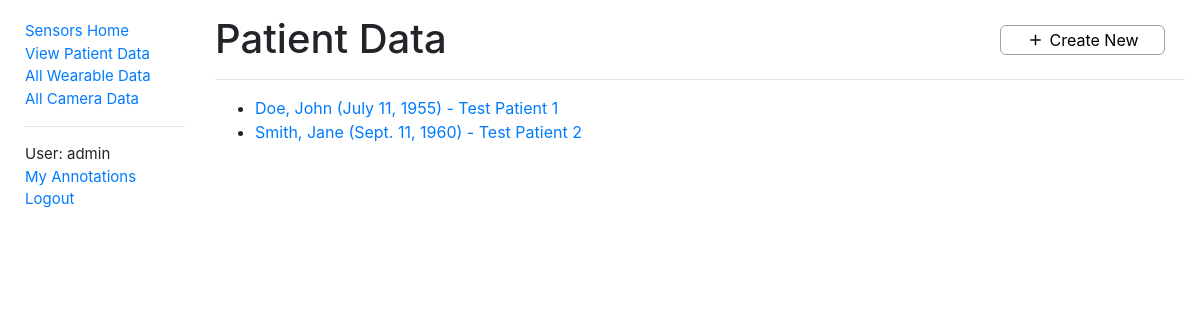
The page /sensors/patientdata/ (signed in) on the database as committed earlier.
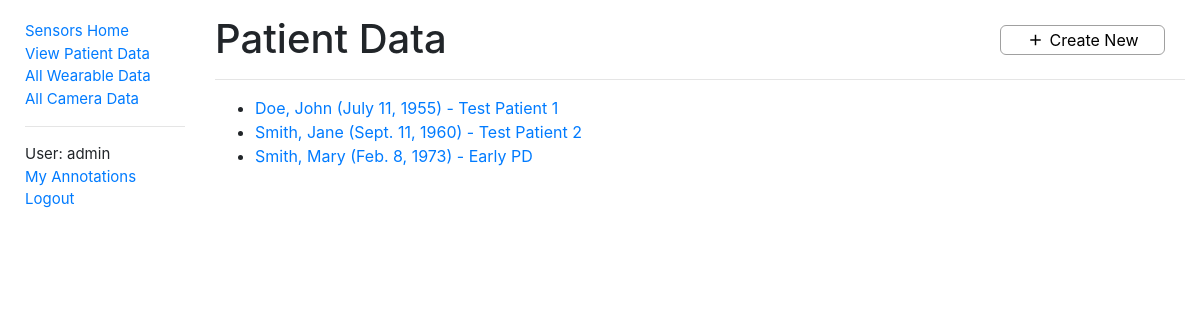
The same page on the database as committed later.
### sensors/models.py (models this page shows, shortened)
class PatientData(models.Model):
    id = models.AutoField(primary_key=True)
    first_name = models.CharField(max_length=50, help_text='Patient first name')
    last_name = models.CharField(max_length=50, help_text='Patient last name')
    date_of_birth = models.DateField(help_text='Patient date of birth')
    notes = models.CharField(max_length=500, help_text='Notes regarding patient')
    class Meta:
        ordering = ['last_name']
        permissions = (("can_alter_patientdata", "Can create or edit patient data entries."),)
    def get_absolute_url(self):
        return reverse('patientdata-detail', args=[str(self.id)])

### sensors/views.py (the view)
# urls.py: path('patientdata/', views.PatientDataListView.as_view(), name='patientdata'),
class PatientDataListView(LoginRequiredMixin, generic.ListView):
    model = PatientData
    paginate_by = 10

### sensors/context_processors.py (called while the page is built)
def extra_context(request):
    return {'media_url': settings.MEDIA_URL}

### sensors/templates/sensors/patientdata_list.html
{% extends "base.html" %}
{% block content %}
  <div class="titleText">
    <h1>Patient Data</h1>
    {% if perms.sensors.can_alter_patientdata %}
      <button type='button' class="titleButton controlButtonXL" data-toggle="tooltip" data-placement="bottom" data-trigger="hover"
            title="Create Patient Data" onclick='window.location.href="{% url 'create-patientdata' %}"'>
        <i class="material-icons buttonIconS">add</i>
        <span class="buttonText">Create New</span>
      </button>
    {% endif %}
  </div>
  <hr>
  <ul>
    {% for patientdata in patientdata_list %}
      <li>
        <a href="{{ patientdata.get_absolute_url }}">
          {{ patientdata.last_name }}, {{ patientdata.first_name }} ({{ patientdata.date_of_birth }}) - {{ patientdata.notes }}
        </a>
      </li>
    {% empty %}
      <p>There are no patient data in the database.</p>
    {% endfor %}
  </ul>
{% endblock %}

Rows that differ between the two databases and show on the page:
added PatientData: last_name "Smith", first_name "Mary", date_of_birth "Feb. 8, 1973", notes "Early PD"
